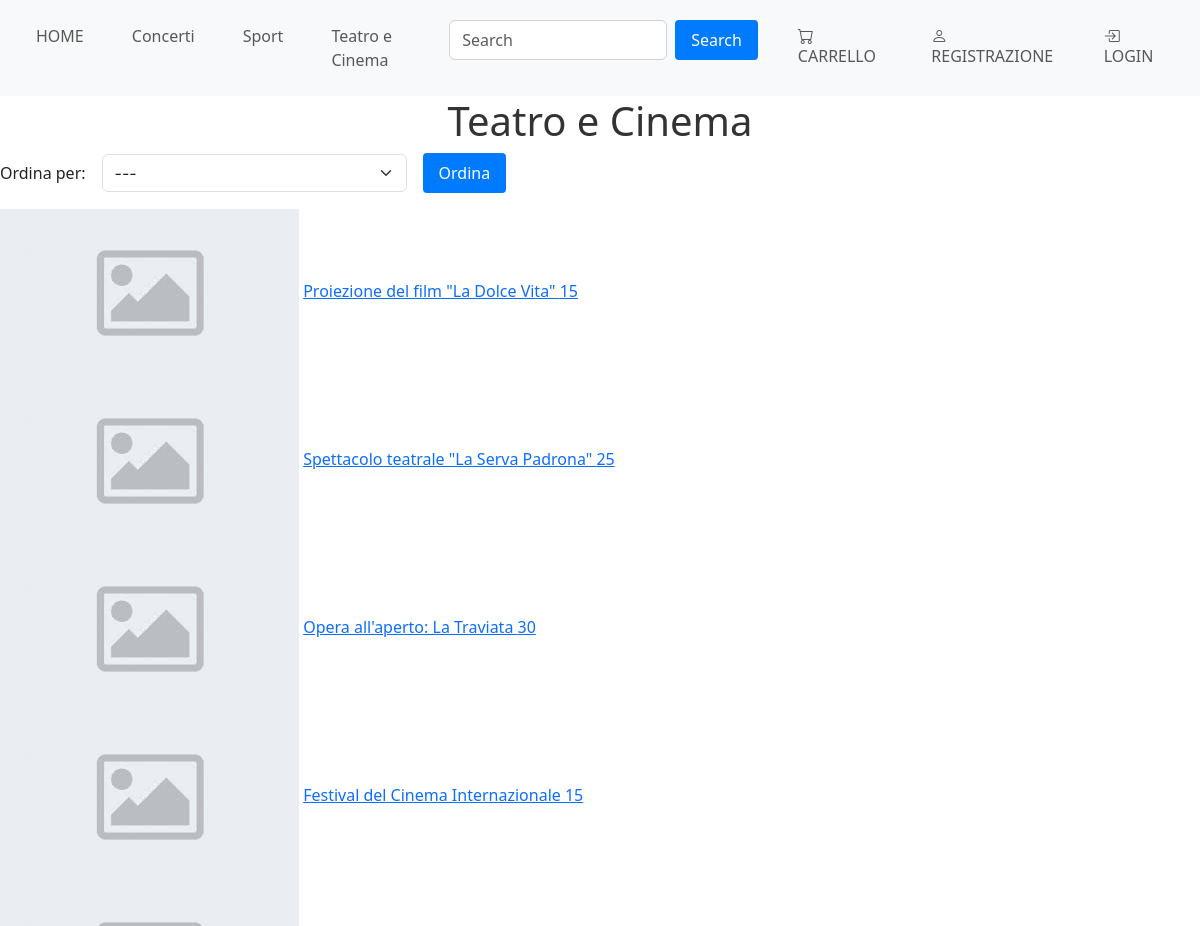
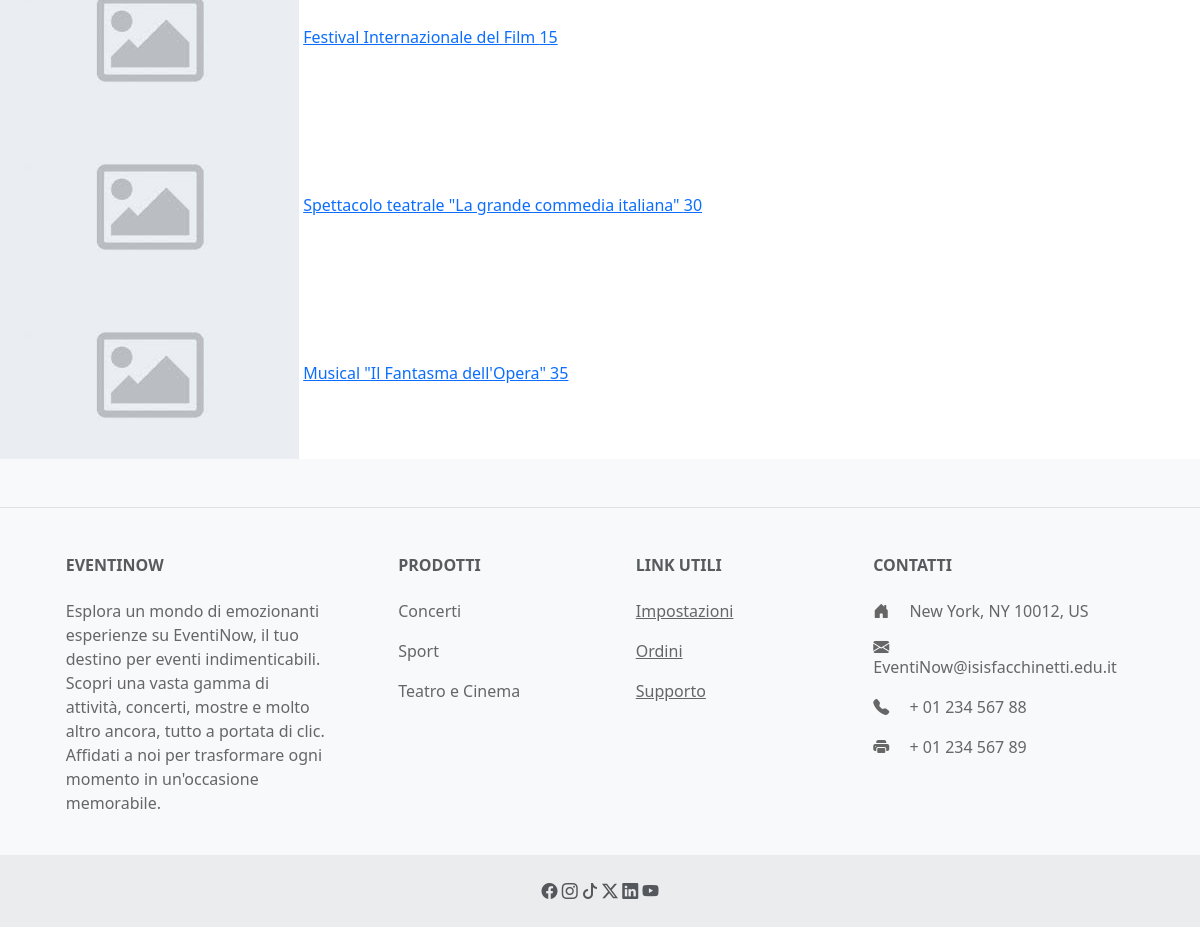
Page /categoria.php?categoria=Teatro e Cinema on the committed database (2 pictures, top to bottom).
### tables this page shows
CREATE TABLE CategoriaEventi
(
    ID_Categoria          INTEGER UNSIGNED PRIMARY KEY AUTO_INCREMENT,
    Descrizione_Categoria VARCHAR(20) NOT NULL
);

CREATE TABLE Eventi
(
    ID_Evento                INT(11) UNSIGNED PRIMARY KEY AUTO_INCREMENT,
    Descrizione              VARCHAR(255) NOT NULL,
    Data                     DATETIME     NOT NULL,
    Prezzo                   DOUBLE       NOT NULL CHECK (Prezzo > 0),
    Numero_Posti             INTEGER      NOT NULL CHECK (Numero_Posti >= 0),
    Numero_Posti_Disponibili INTEGER      NOT NULL CHECK (Numero_Posti_Disponibili >= 0),
    Categoria                INTEGER UNSIGNED,
    Luogo                    INTEGER UNSIGNED,
    FOREIGN KEY (Categoria) REFERENCES CategoriaEventi (ID_Categoria)
        ON UPDATE CASCADE,
    FOREIGN KEY (Luogo) REFERENCES Luoghi (ID_Luogo)
        ON UPDATE CASCADE,
    CONSTRAINT check_posti_disponibili CHECK (Numero_Posti_Disponibili <= Numero_Posti)
);

### categoria.php (the view, shortened to what this page needs)
<?php
include_once "header.php";
require_once "Database\DB_connection.php";
$var=$_GET['categoria'];
?>
<h1><?= $var?></h1>
<form action="" method="GET" class="row g-3 align-items-center">
    <div class="col-auto">
        <label for="sort" class="col-form-label">Ordina per:</label>
    </div>
    <div class="col-auto">
        <select name="sort" id="sort" class="form-select w-auto">
            <option value="normale" selected disabled>---</option>
        </select>
    </div>
    <div class="col-auto">
        <input type="submit" value="Ordina" class="btn btn-primary w-auto">
    </div>
</form>
<?php
if(isset($_GET['sort'])){
    $scelta=$_GET['sort'];
    switch ($scelta){
        case 'nomeAsc':
            $query = "SELECT Eventi.Descrizione, Eventi.Prezzo, Eventi.ID_Evento
                        from eventi
                                 join categoriaeventi on eventi.Categoria = categoriaeventi.ID_Categoria
                        where CategoriaEventi.Descrizione_Categoria like '$var'
                        order by eventi.Descrizione;";
            $statement = $pdo -> query($query);
            $eventiOrdinati = $statement -> fetchAll();
            break;
        case 'nomeDesc':
            $query = "SELECT Eventi.Descrizione, Eventi.Prezzo, Eventi.ID_Evento
                        from eventi
                                 join categoriaeventi on eventi.Categoria = categoriaeventi.ID_Categoria
                        where CategoriaEventi.Descrizione_Categoria like '$var'
                        order by eventi.Descrizione desc;";
            $statement = $pdo -> query($query);
            $eventiOrdinati = $statement -> fetchAll();
            break;
        case 'prezzoAsc':
            $query = "SELECT Eventi.Descrizione, Eventi.Prezzo, Eventi.ID_Evento
                        from eventi
                        join categoriaeventi on eventi.Categoria = categoriaeventi.ID_Categoria
                        where CategoriaEventi.Descrizione_Categoria like '$var'
                        order by eventi.Prezzo;";
            $statement = $pdo -> query($query);
            $eventiOrdinati = $statement -> fetchAll();
            break;
        case 'prezzoDesc':
            $query = "SELECT Eventi.Descrizione, Eventi.Prezzo, Eventi.ID_Evento
                        from eventi
                        join categoriaeventi on eventi.Categoria = categoriaeventi.ID_Categoria
                        where CategoriaEventi.Descrizione_Categoria like '$var'
                        order by eventi.Prezzo desc ;";
            $statement = $pdo -> query($query);
            $eventiOrdinati = $statement -> fetchAll();
            break;
    }
    foreach ($eventiOrdinati as $evento){
        ?>
        <div>
            <img src="images\default.jpg">
            <a  href="prodotto.php?id=<?=$evento['ID_Evento']?>"><?= $evento['Descrizione'] . ' ' .  $evento['Prezzo']?></a>
        </div>
        <?php
    }
}
else{
    if (!empty($pdo)) {
        $query = "SELECT Eventi.Descrizione, Eventi.Prezzo, Eventi.ID_Evento
        from eventi
        join categoriaeventi on eventi.Categoria = categoriaeventi.ID_Categoria
        where CategoriaEventi.Descrizione_Categoria like '$var';";
        $statement = $pdo -> query($query);
        if (!$statement){
            echo "ERROR";
        }
        else{
            $eventi = $statement -> fetchAll();
            foreach ($eventi as $evento){
                ?>
                <div>
                    <img src="images\default.jpg">
                    <a  href="prodotto.php?id=<?=$evento['ID_Evento']?>"><?= $evento['Descrizione'] . ' ' .  $evento['Prezzo']?></a>
                </div>
                <?php
            }
        }
    }
}
include_once "footer.php";
?>

### header.php (shortened to what this page needs)
<?php
require_once "Database\DB_connection.php";
if (!empty($pdo)) {
    $query = "SELECT Descrizione_Categoria  FROM CategoriaEventi;";
    $statement = $pdo -> query($query);
    if (!$statement){
        echo "ERROR";
    }
    else{
        $categorie = $statement -> fetchAll();
    }
}
?>
<!DOCTYPE>
<html>
<head>
    <link href="https://cdn.jsdelivr.net/npm/bootstrap@5.3.0-alpha1/dist/css/bootstrap.min.css" rel="stylesheet">
    <link rel="stylesheet" href="https://cdn.jsdelivr.net/npm/bootstrap-icons@1.11.3/font/bootstrap-icons.min.css">
    <link rel="stylesheet" href="https://cdnjs.cloudflare.com/ajax/libs/OwlCarousel2/2.3.4/assets/owl.carousel.min.css" />
    <link rel="stylesheet" href="https://cdnjs.cloudflare.com/ajax/libs/OwlCarousel2/2.3.4/assets/owl.theme.default.min.css" />
    <link href="style.css" rel="stylesheet" type="text/css">
</head>
<body>
<nav class="navbar navbar-expand-lg navbar-light bg-light">
    <div class="container-fluid">
        <div class="collapse navbar-collapse" id="navbarSupportedContent">
            <ul class="navbar-nav me-auto mb-2 mb-lg-0">
                <li class="nav-item">
                    <a href="index.php" class="nav-link">HOME</a>
                </li>
                <?php
                foreach ($categorie as $row){
                    foreach ($row as $descrizione){
                        ?>
                        <li class="nav-item">
                            <a href="categoria.php?categoria=<?= $descrizione?>" class="nav-link"><?= $descrizione?></a>
                        </li>
                        <?php
                    }
                }
                ?>
            </ul>
            <ul class="navbar-nav ms-auto mb-2 mb-lg-0">
                <li class="nav-item">
                    <form class="d-flex" method="get" action="#">
                        <input class="form-control me-2" type="search" placeholder="Search">
                        <button class="btn btn-outline-primary" type="submit">Search</button>
                    </form>
                </li>
                <?php
                if(isset($_SESSION['user'])){
                    ?>
                    <li class="nav-item">
                        <a href="carrello.php" class="nav-link">
                            <i class="bi bi-cart"></i>
                            CARRELLO
                        </a>
                    </li>
                    <li class="nav-item">
                        <a href="account.php" class="nav-link">
                            <i class="bi bi-person-fill"></i>
                            ACCOUNT
                        </a>
                    </li>
                    <li class="nav-item">
                        <a href="logout.php" class="nav-link">
                            <i class="bi bi-box-arrow-in-left"></i>
                            LOGOUT
                        </a>
                    </li>
                    <?php
                }
                else{
                    ?>
                    <li class="nav-item">
                        <a href="carrello.php" class="nav-link">
                            <i class="bi bi-cart"></i>
                            CARRELLO
                        </a>
                    </li>
                    <li class="nav-item">
                        <a href="registration.php" class="nav-link">
                            <i class="bi bi-person"></i>
                            REGISTRAZIONE
                        </a>
                    </li>
                    <li class="nav-item">
                        <a href="login.php" class="nav-link">
                            <i class="bi bi-box-arrow-in-right"></i>
                            LOGIN
                        </a>
                    </li>
                    <?php
                }
                ?>
            </ul>
        </div>
    </div>
</nav>

### footer.php (shortened to what this page needs)
<?php
require_once "Database\DB_connection.php";
if (!empty($pdo)) {
    $query = "SELECT Descrizione_Categoria  FROM CategoriaEventi;";
    $statement = $pdo -> query($query);
    if (!$statement){
        echo "ERROR";
    }
    else{
        $categorie = $statement -> fetchAll();
    }
}
?>
<footer class="text-center text-lg-start bg-body-tertiary text-muted">
    <section class="d-flex justify-content-center justify-content-lg-between p-4 border-bottom">
    </section>
    <section class="">
        <div class="container text-center text-md-start mt-5">
            <div class="row mt-3">
                <div class="col-md-3 col-lg-4 col-xl-3 mx-auto mb-4">
                    <h6 class="text-uppercase fw-bold mb-4">
                        EventiNow
                    </h6>
                    <p>
                        Esplora un mondo di emozionanti esperienze su EventiNow, il tuo destino per eventi indimenticabili.<br>
                        Scopri una vasta gamma di attività, concerti, mostre e molto altro ancora, tutto a portata di clic.<br>
                        Affidati a noi per trasformare ogni momento in un'occasione memorabile.
                    </p>
                </div>
                <div class="col-md-2 col-lg-2 col-xl-2 mx-auto mb-4">
                    <h6 class="text-uppercase fw-bold mb-4">
                        Prodotti
                    </h6>
                    <?php
                    foreach ($categorie as $row){
                        foreach ($row as $descrizione){
                            ?>
                            <p>
                                <a href="categoria.php?categoria=<?= $descrizione?>" class="nav-link"><?= $descrizione?></a>
                            </p>
                            <?php
                        }
                    }
                    ?>
                </div>
                <div class="col-md-3 col-lg-2 col-xl-2 mx-auto mb-4">
                    <h6 class="text-uppercase fw-bold mb-4">
                        Link utili
                    </h6>
                    <p>
                        <a href="#" class="text-reset">Impostazioni</a>
                    </p>
                    <p>
                        <a href="#" class="text-reset">Ordini</a>
                    </p>
                    <p>
                        <a href="help.php" class="text-reset">Supporto</a>
                    </p>
                </div>
                <div class="col-md-4 col-lg-3 col-xl-3 mx-auto mb-md-0 mb-4">
                    <h6 class="text-uppercase fw-bold mb-4">Contatti</h6>
                    <p><i class="bi bi-house-door-fill me-3"></i> New York, NY 10012, US</p>
                    <p>
                        <i class="bi bi-envelope-fill me-3"></i>
                        EventiNow@isisfacchinetti.edu.it
                    </p>
                    <p><i class="bi bi-telephone-fill me-3"></i> + 01 234 567 88</p>
                    <p><i class="bi bi-printer-fill me-3"></i> + 01 234 567 89</p>
                </div>
            </div>
        </div>
    </section>
    <div class="text-center p-4" style="background-color: rgba(0, 0, 0, 0.05);">
        <i class="bi bi-facebook"></i>
        <i class="bi bi-instagram"></i>
        <i class="bi bi-tiktok"></i>
        <i class="bi bi-twitter-x"></i>
        <i class="bi bi-linkedin"></i>
        <i class="bi bi-youtube"></i>
    </div>
</footer>
</body>
</html>

### style.css (style rules this page uses)
html, body { height: 100%; background-color: white; }
.navbar { background-color: white; border-bottom: 1px solid white; }
.navbar .nav-item { color: #343a40; padding: 0.5rem 1rem; }
.navbar .form-control { border-color: #ced4da; }
.text-center { text-align: center; }
.btn { display: inline-block; padding: 8px 16px; background-color: #007bff; color: #fff; text-decoration: none; border: none; border-radius: 4px; cursor: pointer; transition: background-color 0.3s; }
h1 { text-align: center; color: #333; }
p { color: #666; }
select { font-family: -apple-system, BlinkMacSystemFont, "Segoe UI", Roboto, "Helvetica Neue", Arial, sans-serif, "FontAwesome"; }

### rows in the picture
categoriaeventi: Descrizione_Categoria "Concerti"
categoriaeventi: Descrizione_Categoria "Sport"
categoriaeventi: Descrizione_Categoria "Teatro e Cinema"
eventi: Descrizione "Proiezione del film \"La Dolce Vita\"", Prezzo "15"
eventi: Descrizione "Spettacolo teatrale \"La Serva Padrona\"", Prezzo "25"
eventi: Descrizione "Opera all'aperto: La Traviata", Prezzo "30"
eventi: Descrizione "Festival del Cinema Internazionale", Prezzo "15"
eventi: Descrizione "Festival Internazionale del Film", Prezzo "15"
eventi: Descrizione "Spettacolo teatrale \"La grande commedia italiana\"", Prezzo "30"
eventi: Descrizione "Musical \"Il Fantasma dell'Opera\"", Prezzo "35"

### other values in the picture
$var "Teatro e Cinema"
